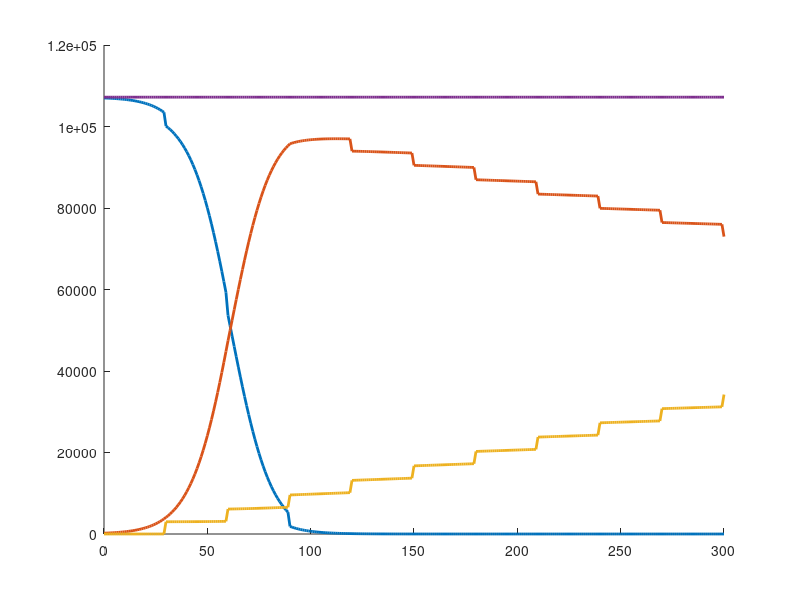

Reproduce this figure in MATLAB. (Note: this script raises an error after producing the figure.)
close all; clc; clear;

N = 107e3;

S0 = N;
I0 = 200;
R0 = 0;
X = [S0, 0, I0, 0, R0, 0];

beta = 0.0001; % infection rate
gamma = 0.02; % recovery rate
V = 3000; % Vaccines per month

dt = 0.01;
days = 300;
d = 0;
iterations = days/dt;
t = 0;
time = [t];

% x(1) = S
% x(2) = dS
% x(3) = I
% x(4) = dI
% x(5) = R
% x(6) = dR

for i = [1:days]
    x = zeros(1,6);
    n = X(end, :);
    dS = -beta * n(3) *n(1);
    dI = beta * n(3) *n(1) - gamma * n(3);
    dR = gamma * n(3);

    S = n(1) + dS*dt;
    I = n(3) + dI*dt;
    R = n(5) + dR*dt;

    if mod(i,30) == 0
%         V = 2000
        if S > V
            S = S - V;
        else
            I = I - V;

        end
        R = R + V;
    end

    x(1) = S;
    x(2) = dS;
    x(3) = I;
    x(4) = dI;
    x(5) = R;
    x(6) = dR;
%     X
%     x
    X = [X ; x];

    t = t + dt;
    time = [time i];
end

hold on
plot(time, X(:, 1),'Linewidth',2);
plot(time, X(:, 3),'Linewidth',2);
plot(time, X(:, 5),'Linewidth',2);
plot(time, X(:, 1) + X(:, 3) + X(:, 5),'Linewidth',2);
yline(N,'Linewidth',2);
grid on;
xlabel("Time in days");
legend("S","I","R", "Sum of S, I and R");
